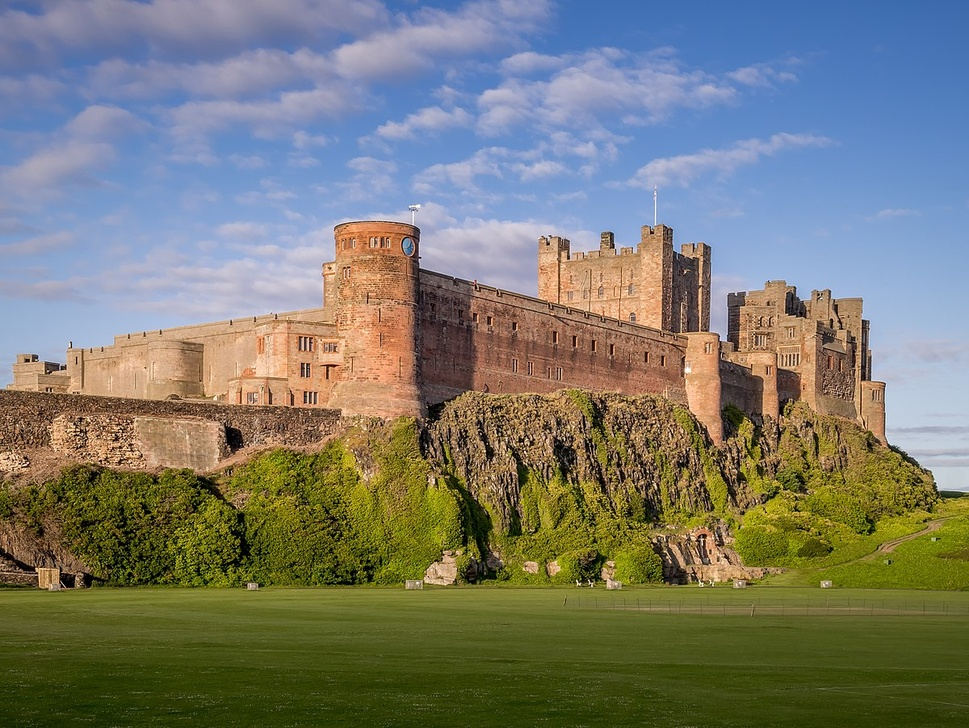
#> input picture Main Files/Model/Thresholding/castle.jpg, 969 x 728 px, shrunk from 1200 x 901 before the run
$ python simple_threshold.py
#> lines starting #> are read from the running program, lines starting #| are printed output that depends on the picture; after the words box and inside, x2 and y2 are one past the last pixel; in counts of white or black regions, pixels touching at a corner belong together
from PIL import Image
import numpy as np


def conv_to_gs(image):
    image = np.dot(image[..., 0:3], [0.299, 0.587, 0.114])
    return image


def binary_threshold(image, threshold):
    image = conv_to_gs(image)
    for cell in np.nditer(image, op_flags=['readwrite']):
        if cell > threshold:
            cell[...] = 255
        else:
            cell[...] = 0

    return image


# [56 lines left out: functions inverse_binary_threshold, halloween, truncate_threshold, threshold_to_zero, glitch, threshold_to_zero_inverse, not called in this run]


if __name__ == '__main__':
    img = Image.open("castle.jpg")
#> img is the input picture: PIL image 969x728 RGB; mean R, G, B 121, 122.4, 111.9
    img = np.array(img)
    # converts image to greyscale

    img = binary_threshold(img, 100)
#> in conv_to_gs, `image = np.dot(image[..., 0:3], [0.299, 0.587, 0.114])`:
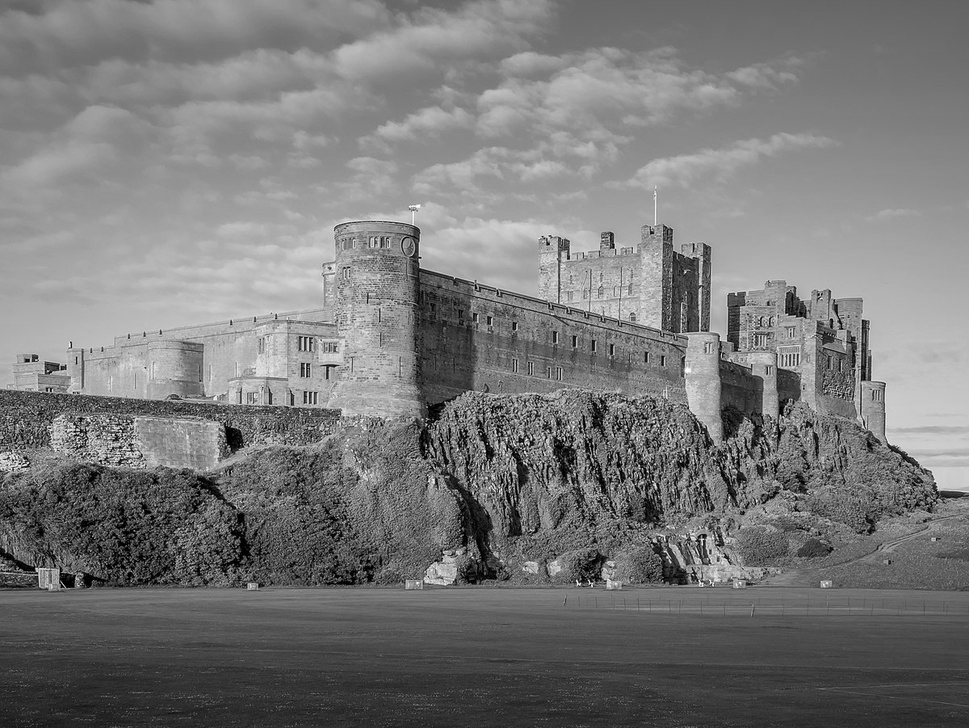
#> image: shape (728, 969) float64; min 0, max 253.8, mean 120.8
#> the loop in binary_threshold, `for cell in np.nditer(image, op_flags=['readwrite']):` made 705432 passes
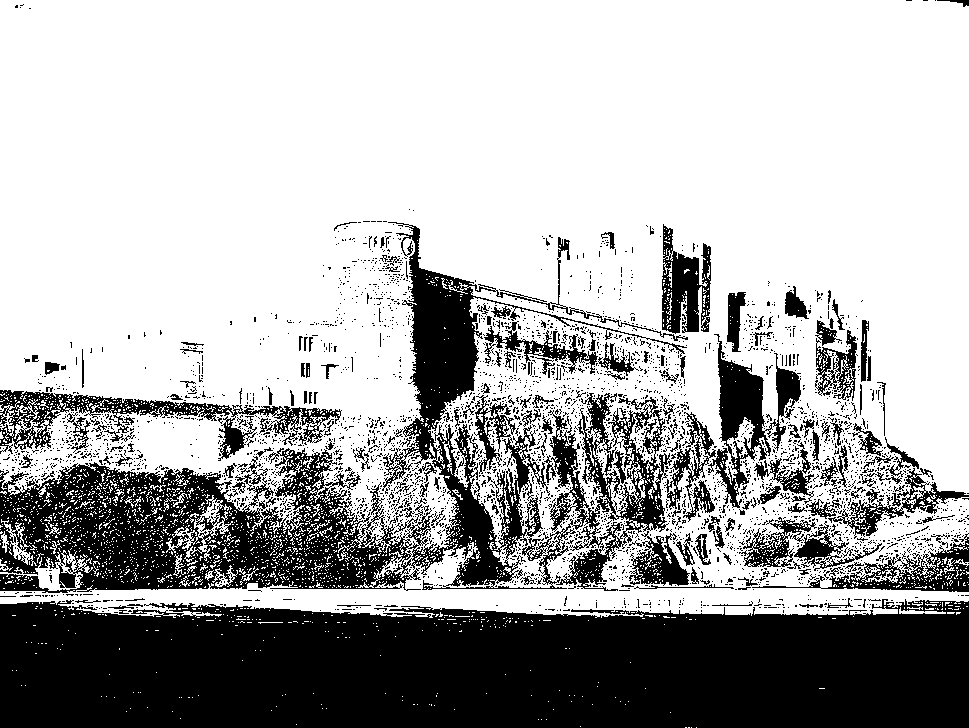
#> img: shape (728, 969) float64; 68% white; 3433 black regions (3239 under 20 px), largest, box (x1, y1, x2, y2) and area: (0, 599, 969, 728) 112901, (0, 222, 688, 593) 62611, (0, 390, 342, 461) 6059
    img = Image.fromarray(img).convert('RGB')
    img.save('threshold.png')
